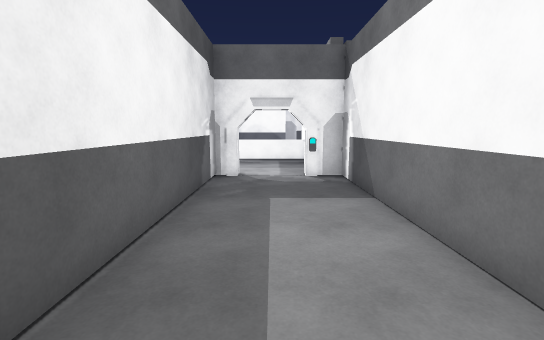
[1] (above)

19 first-person views from a walk through a 3-D level made in the Unity game engine. The camera is 1.5 m above the floor, tilts 8° down and sees 85° across. The floor is counted in squares, 1 m on a side. Each view is taken from the middle of a square. On the plan, view 1 faces up. The plan holds only what a view shows up to about 15 squares ahead; the rest is blank. The place goes on beyond the plan. The player is left out. Door leaves are left out, so doorways stand open.

[2]
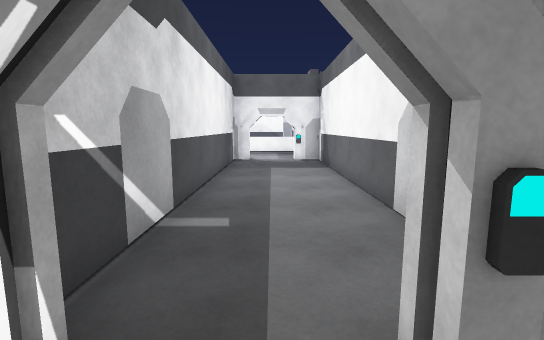

[3]
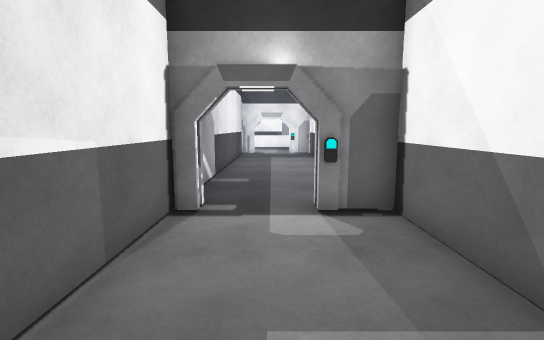

[4]
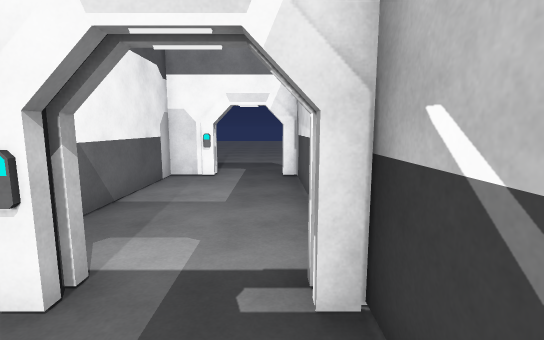

[5]
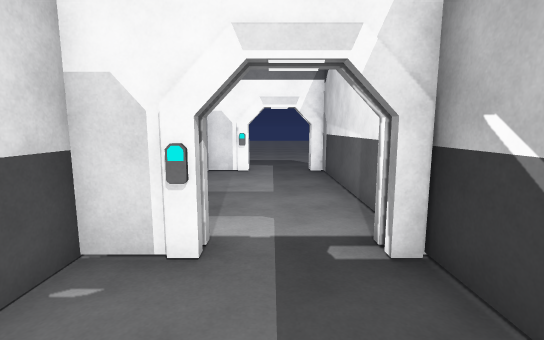

[6]
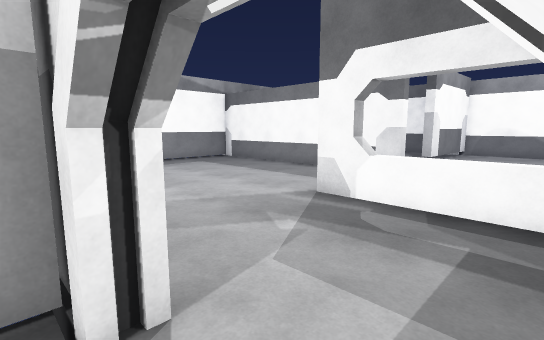

[7]
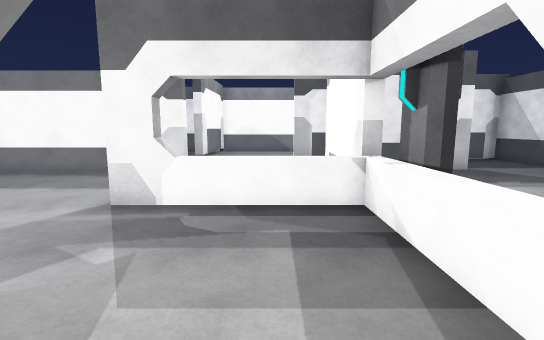

[8]
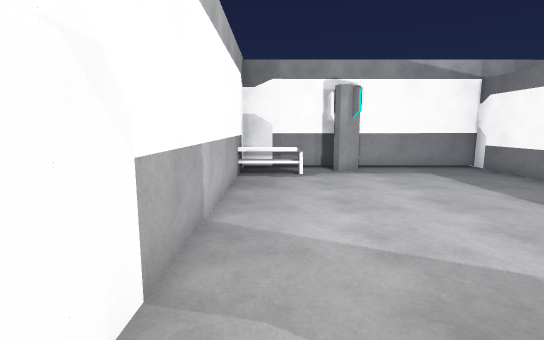

[9]
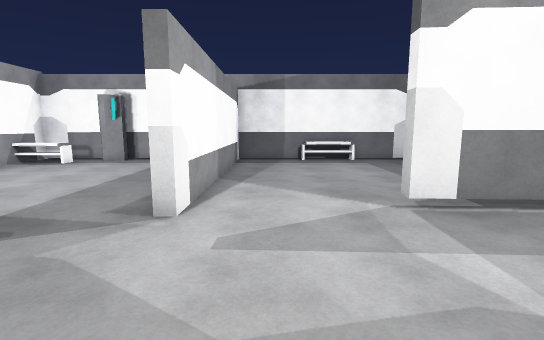

[10]
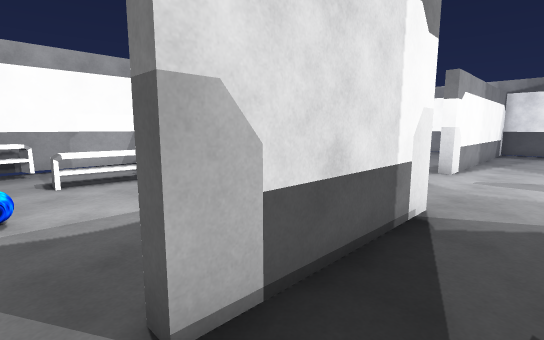

[11]
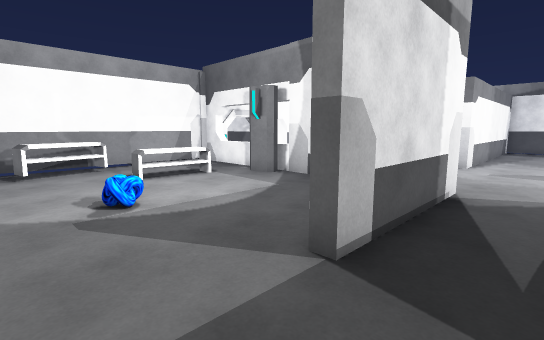

[12]
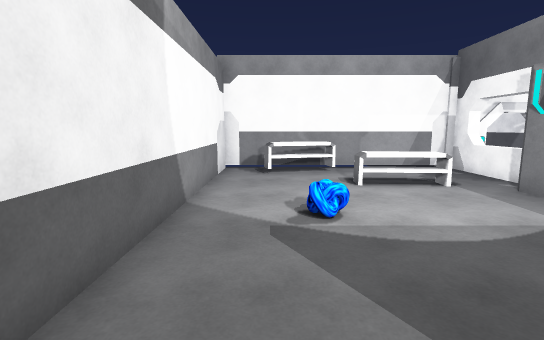

[13]
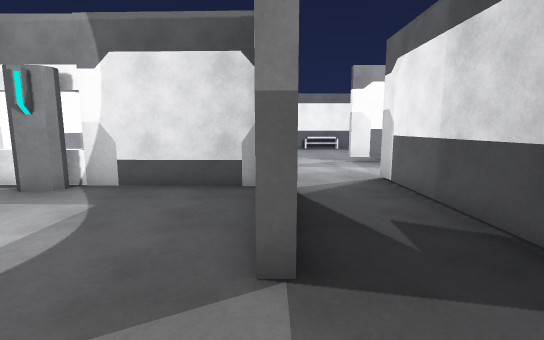

[14]
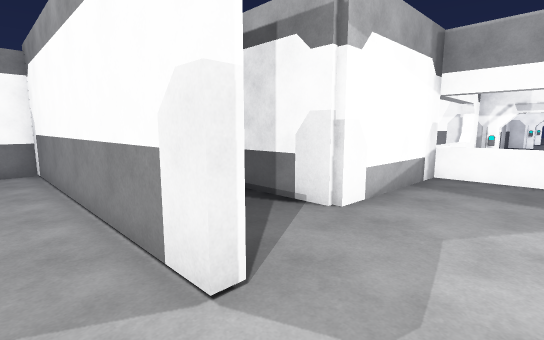

[15]
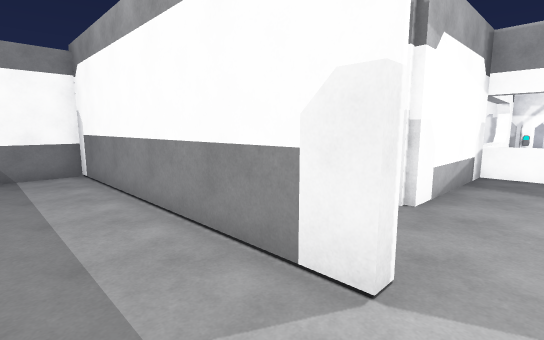

[16]
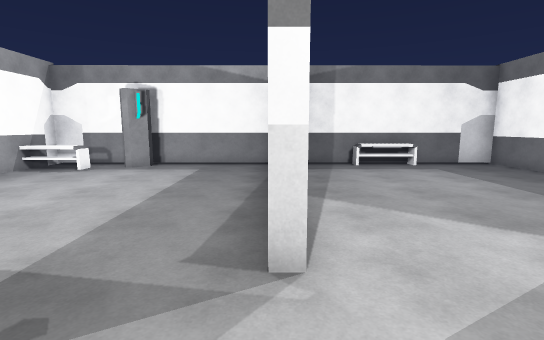

[17]
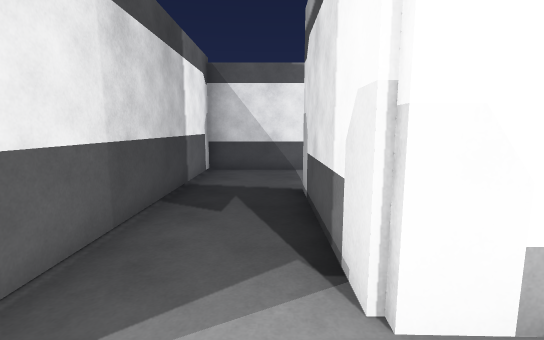

[18]
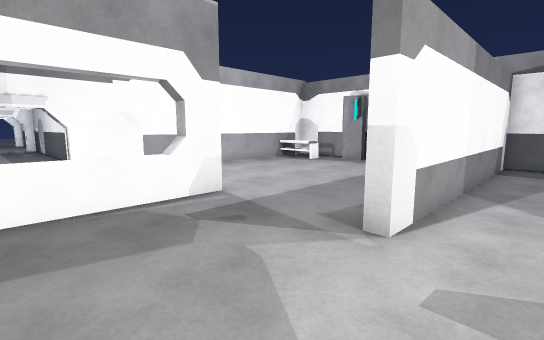

[19]
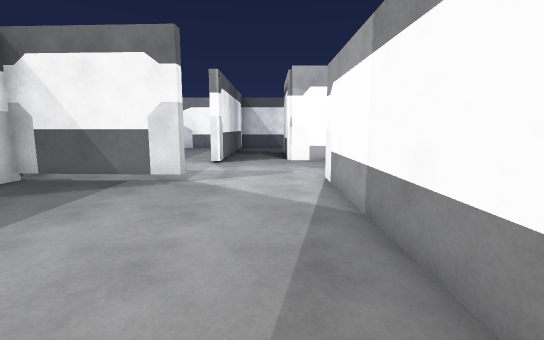

### Floor plan
Ten units are one square. View 1 is at (0, 0); x grows to the right and y downward. Boxes are objects, and circles mark ways between rooms. Rooms are numbered by the first view taken in them; rooms with no view inside come last. Other rooms are left out.
<svg viewBox="-131 -271 244 380">
<path fill="none" stroke="#000" d="M22 2 22 -95 11 -95M-11 -95 -18 -95 -18 32 -14 32M8 32 22 32 22 22M7 104 22 104 22 38 8 38M-14 38 -18 38 -18 104 -13 104M-33 -151 18 -151 20 -202M11 -233 11 -237 107 -237 107 -256M-33 -262 -34 -235 -38 -236 -36 -266M11 -99 17 -99 18 -147 -32 -147M-126 -266 -126 -194 -29 -194 -29 -190 -126 -190 -126 -99 -11 -99M47 -198 40 -198M24 -196 21 -99 108 -99 107 -233 11 -233M20 -202 72 -202 72 -198 66 -198"/>
<rect x="-125" y="-145" width="10" height="10" fill="#bbb"><title>column</title></rect>
<rect x="-125" y="-255" width="10" height="30" fill="#bbb"><title>other object</title></rect>
<rect x="-115" y="-125" width="10" height="30" fill="#bbb"><title>other object</title></rect>
<rect x="25" y="-145" width="10" height="10" fill="#bbb"><title>column</title></rect>
<rect x="35" y="-135" width="40" height="10" fill="#bbb"><title>other object</title></rect>
<rect x="65" y="-115" width="30" height="10" fill="#bbb"><title>other object</title></rect>
<rect x="75" y="-165" width="10" height="10" fill="#bbb"><title>other object</title></rect>
<circle cx="0" cy="35" r="3" fill="#2a7"/>
<circle cx="0" cy="-100" r="3" fill="#2a7"/>
<circle cx="20" cy="-215" r="3" fill="#2a7"/>
<text x="0" y="-40">1</text>
<text x="0" y="70">2</text>
<text x="-50" y="-180">3</text>
<text x="70" y="-160">4</text>
</svg>
Room 1 opens to room 2. Room 1 opens to room 3. Room 3 opens to room 4.

Where each view was taken, in squares from view 1:
view 1: 0 up, 0 right, facing up
view 2: 5 down, 0 right, facing up
view 3: 9 down, 0 right, facing up
view 4: 1 down, 1 left, facing down
view 5: 0 up, 0 right, facing down
view 6: 9 up, 1 right, facing up-left
view 7: 9 up, 0 right, facing up
view 8: 11 up, 1 left, facing left
view 9: 21 up, 2 right, facing left
view 10: 22 up, 8 right, facing down-left
view 11: 22 up, 10 right, facing down-left
view 12: 21 up, 9 right, facing down
view 13: 20 up, 10 right, facing left
view 14: 25 up, 1 left, facing down-right
view 15: 26 up, 0 right, facing down-right
view 16: 19 up, 0 right, facing left
view 17: 21 up, 0 right, facing right
view 18: 21 up, 1 right, facing down-left
view 19: 21 up, 12 left, facing right
